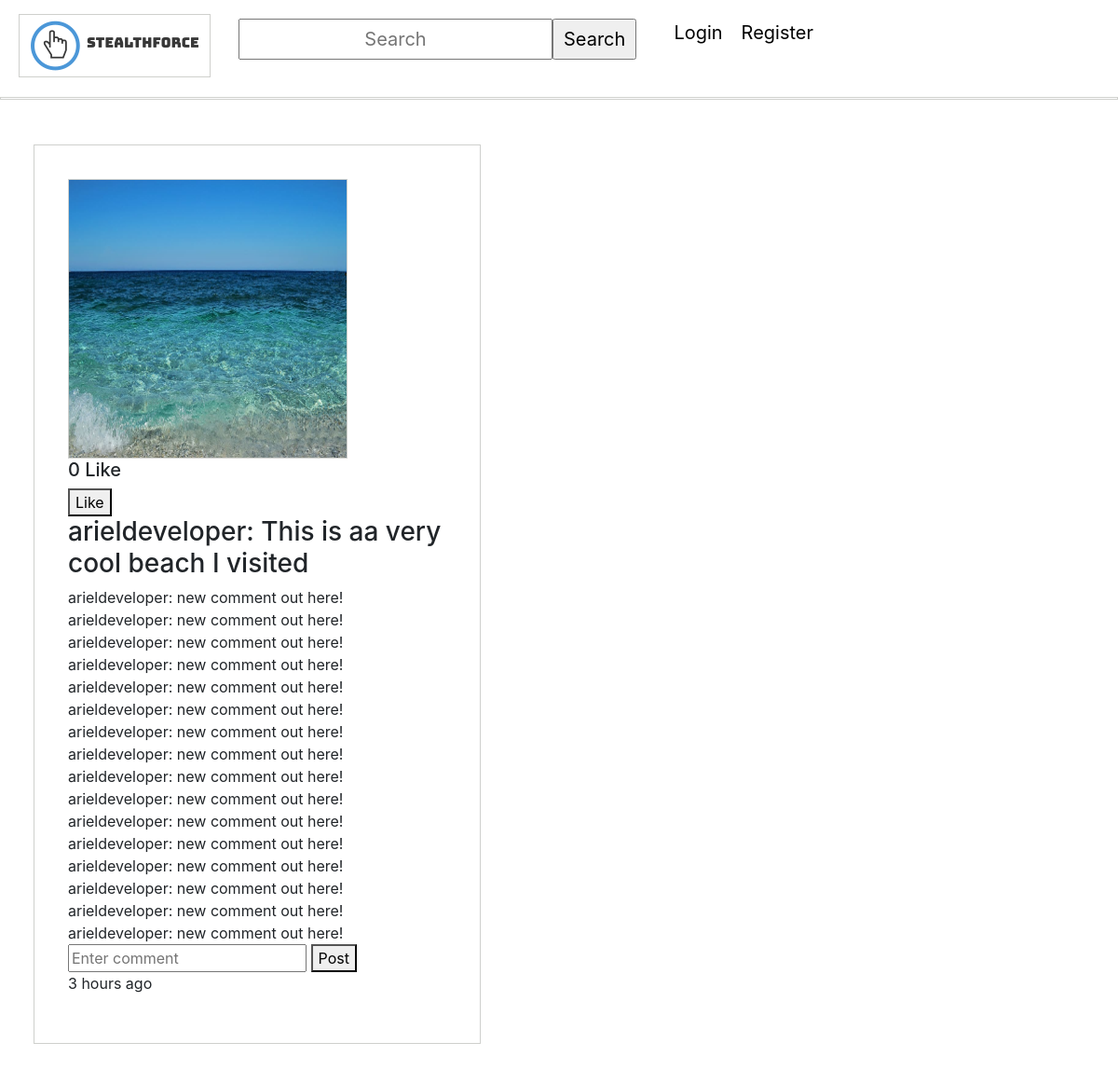
Page /p/31/ on the committed database.
### feed/models.py (models this page shows, shortened)
class FeedItem(models.Model):
    caption = models.CharField(max_length=255, blank=True, null=True) #Allow user
    owner = models.ForeignKey(User, on_delete=models.CASCADE)
    created_time = models.DateTimeField(auto_now_add=True)
    updated_time = models.DateTimeField(auto_now_add=True)
    image = models.ImageField(null=True, blank=True)
    liked = models.ManyToManyField(User, default=None, blank=True, related_name='liked')
    @property
    def number_of_likes(self):
        return self.liked.all().count()
    @property
    def image_url(self):
        if self.image and hasattr(self.image, 'url'):
            return self.image.url

class Comment(models.Model):
    feedItem = models.ForeignKey(FeedItem, on_delete=models.CASCADE, related_name="comments")
    username = models.CharField(max_length=70)
    body = models.TextField(null=True, blank=True)
    created = models.DateTimeField(auto_now_add=True)
    updated = models.DateTimeField(auto_now=True)
    active = models.BooleanField(default=True)
    class Meta:
        ordering = ('created',)

### users/models.py (models this page shows, shortened)
class Account(AbstractBaseUser):
    email = models.EmailField(verbose_name="email", max_length=60, unique=True)
    username = models.CharField(max_length=30, unique=True)
    date_joined = models.DateTimeField(verbose_name='date joined', auto_now_add=True)
    last_login = models.DateTimeField(verbose_name='last login', auto_now=True)
    is_admin = models.BooleanField(default=False)
    is_staff = models.BooleanField(default=False)
    is_superuser = models.BooleanField(default=False)
    is_active = models.BooleanField(default=True)
    followers = models.ManyToManyField("Account", blank=True, symmetrical=False, related_name="people_followers")
    following = models.ManyToManyField("Account", blank=True, symmetrical=False, related_name="people_following")
    profile_picture = models.ImageField(null=True, blank=True, default = 'static/default.png')
    USERNAME_FIELD = 'email' #allows user to login with email instead of username/id
    REQUIRED_FIELDS = ['username']
    objects = MyAccountManager()

### feed/views.py (the view)
# urls.py: path('p/<int:pk>/', feed_views.feed_item_view, name='feed-detail'),
def feed_item_view(request, pk):
    user_post = get_object_or_404(FeedItem, id=pk)
    comments = Comment.objects.filter(feedItem=user_post)
    context = {"user_post":user_post, "comments":comments}
    if request.method == "POST":
        comment_body = request.POST.get('comment_field')
        if comment_body != "": #posted empty comment
            comment = Comment(feedItem=user_post, username=request.user.username, body=comment_body)
            comment.save()
    return render(request, "feed/feed-item.html", context)

### feed/templates/feed/feed-item.html (shortened to what this page needs)
{% extends 'main_app/base.html' %}
{% load humanize %}
{% block body %}
    <div id="feed-item-detail">
        <img width="300" height="300" src="{{ user_post.image_url|default_if_none:'#' }}" />
        <h5>{{ user_post.number_of_likes }} Like</h5>
        <form action = "{% url 'like' %}" method="POST">
            {% if user not in user_post.liked.all %}
                <button type="submit">Like</button>
            {% else %}
                <button type="submit">Unlike</button>
            {% endif %}
        </form>
        <h3>{{ user_post.owner.username }}: {{ user_post.caption }}</h3>
        {% for comment in comments %}
            <div id="comment">
                <p>{{ comment.username }}: {{ comment.body }}</p>
            </div>
        {% endfor %}
        <form method="POST">
            <input placeholder="Enter comment" name="comment_field">
            <button type="submit">Post</button>
        </form>
        <p>{{ user_post.created_time|naturaltime}}</p>
    </div>
{% endblock %}

### static/css/main.css (style rules this page uses)
img { border: 1px solid rgba(124, 128, 119, 0.37); }
#comment * { display: inline; }
#feed-item-detail { margin: 3%; border: 1px solid rgba(124, 128, 119, 0.37) ; padding: 3%; width: 40%; }

### rows in the picture
FeedItem: image_url (picture), number_of_likes "0", owner.username "arieldeveloper", caption "This is aa very cool beach I visited", created_time "3 hours ago"
Comment: username "arieldeveloper", body "new comment out here!"
Comment: username "arieldeveloper", body "new comment out here!"
Comment: username "arieldeveloper", body "new comment out here!"
Comment: username "arieldeveloper", body "new comment out here!"
Comment: username "arieldeveloper", body "new comment out here!"
Comment: username "arieldeveloper", body "new comment out here!"
Comment: username "arieldeveloper", body "new comment out here!"
Comment: username "arieldeveloper", body "new comment out here!"
Comment: username "arieldeveloper", body "new comment out here!"
Comment: username "arieldeveloper", body "new comment out here!"
Comment: username "arieldeveloper", body "new comment out here!"
Comment: username "arieldeveloper", body "new comment out here!"
Comment: username "arieldeveloper", body "new comment out here!"
Comment: username "arieldeveloper", body "new comment out here!"
Comment: username "arieldeveloper", body "new comment out here!"
Comment: username "arieldeveloper", body "new comment out here!"
